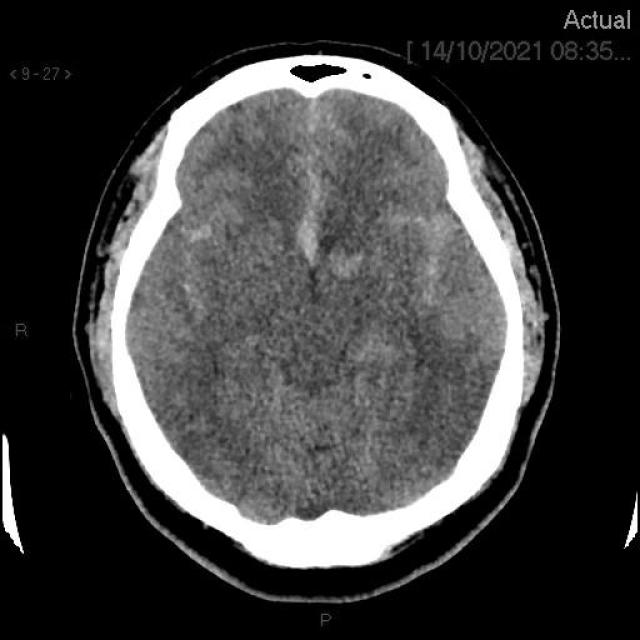
#> input picture data/ct_scan/Tumor/ct_tumor (1463).jpg, 640 x 640 px
$ jupyter execute preprocessing.ipynb
#> lines starting #> are read from the running program, lines starting #| are printed output that depends on the picture; after the words box and inside, x2 and y2 are one past the last pixel; in counts of white or black regions, pixels touching at a corner belong together
#> further down, img is the input picture: shape (640, 640); min 0, max 255, mean 62.7
[cell 1]
import cv2
import os
import numpy as np

[cell 2]
BASE_DIR = os.path.abspath(os.path.join(os.getcwd(), ".."))

input_dir = os.path.join(BASE_DIR, "data", "ct_scan")
output_dir = os.path.join(BASE_DIR, "data", "preprocessed")

# Create output folders
os.makedirs(os.path.join(output_dir, "Tumor"), exist_ok=True)
os.makedirs(os.path.join(output_dir, "NORMAL"), exist_ok=True)

[cell 3]
def add_contrast(img):
  clahe = cv2.createCLAHE(clipLimit=2.0, tileGridSize=(8,8))
  img_clahe = clahe.apply(img)
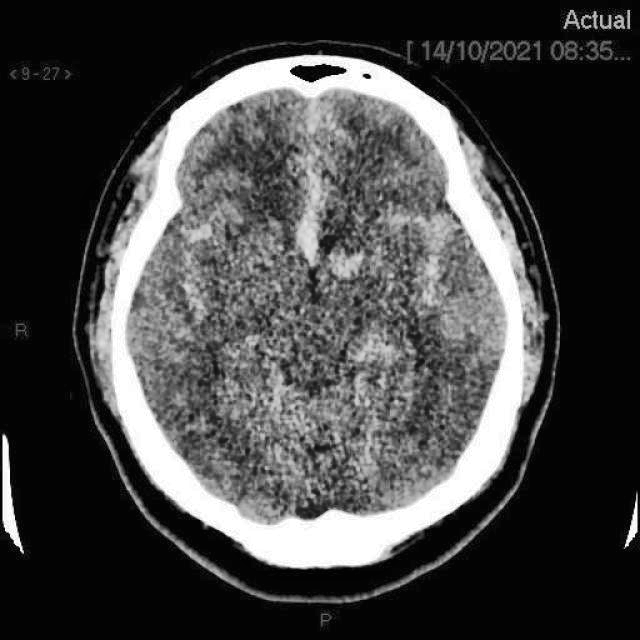
#> img_clahe: shape (640, 640); min 2, max 255, mean 68.6
  return img_clahe

[cell 4]
def crop_brain_ct(img):
    norm = cv2.normalize(img, None, 0, 255, cv2.NORM_MINMAX).astype(np.uint8)
    _, thresh = cv2.threshold(norm, 0, 255, cv2.THRESH_OTSU)
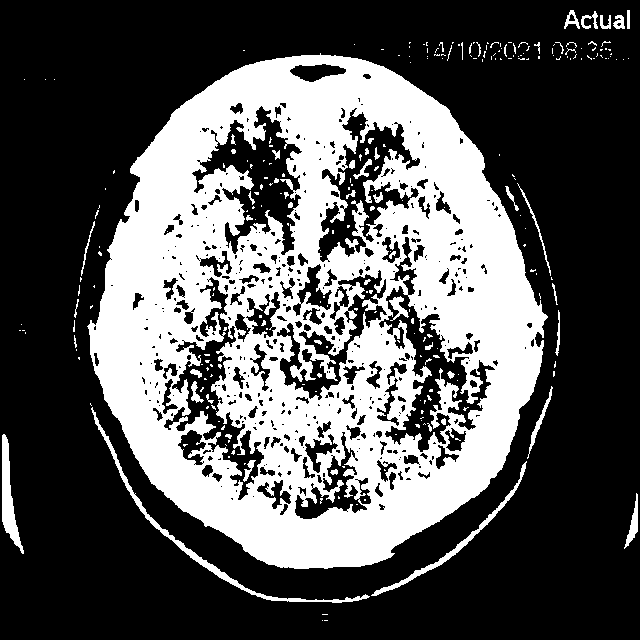
#> thresh: shape (640, 640); 34.2% white; 265 white regions (211 under 20 px)
    conts, _ = cv2.findContours(thresh, cv2.RETR_EXTERNAL, cv2.CHAIN_APPROX_SIMPLE)
#> conts = 136 contours, 121 with area under 20; largest, box (x1, y1, x2, y2) and area: (87, 53, 548, 569) 174876, (91, 407, 370, 603) 1212, (2, 434, 24, 554) 922, (371, 461, 527, 596) 758, (624, 493, 638, 549) 222

    if len(conts) == 0:
        return img

    c = max(conts, key=cv2.contourArea)
#> c = contour of 804 points, box (x1, y1, x2, y2) (87, 53, 548, 569), area 174876
    x, y, w, h = cv2.boundingRect(c)
#> x = 87; y = 53; w = 461; h = 516
    return img[y:y+h, x:x+w]
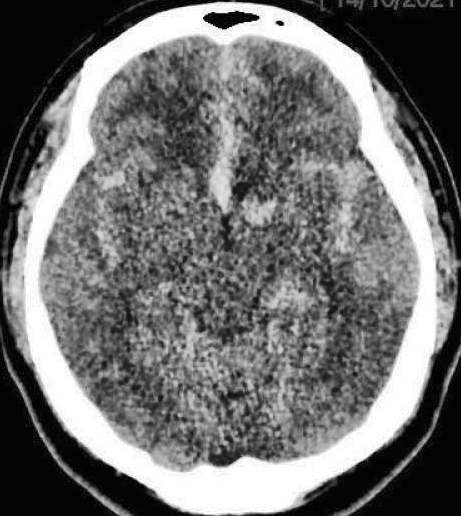
#> returned value: shape (516, 461); min 2, max 255, mean 112

[cell 5]
print("INPUT DIR:", input_dir)
print("Exists:", os.path.exists(input_dir))

print("Tumor exists:", os.path.exists(os.path.join(input_dir, "Tumor")))


for cls in ["Tumor", "NORMAL"]:
    src = os.path.join(input_dir, cls)
    dst = os.path.join(output_dir, cls)

    for filename in os.listdir(src):
        path = os.path.join(src, filename)
        img = cv2.imread(path, cv2.IMREAD_GRAYSCALE)

        if img is None:
            print("Skipping:", filename)
            continue

        # 1. Apply CT windowing
        img = add_contrast(img)

        # 2. Crop to skull/brain
        img = crop_brain_ct(img)

        # 3. Resize to model size
        img = cv2.resize(img, (224, 224))
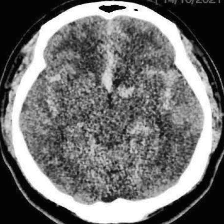
#> img: shape (224, 224); min 2, max 255, mean 111.9

        # 4. Expand to 3-channel
        img = np.stack([img, img, img], axis=-1)  # shape: (224,224,3)
#> img: shape (224, 224, 3)

        # 5. Save final output
        save_path = os.path.join(dst, filename)
        cv2.imwrite(save_path, img)

        print("Processed:", filename)
#> pass 2 of the loop `for cls in ["Tumor", "NORMAL"]:`:
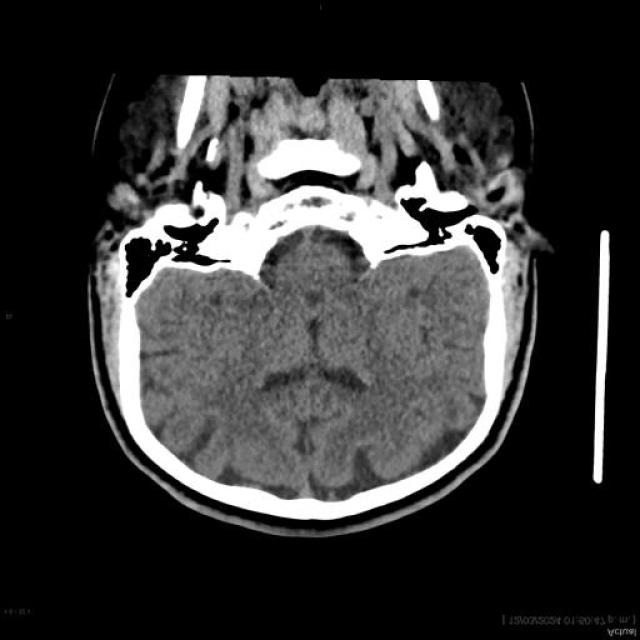
#> input picture data/ct_scan/NORMAL/ct_healthy (1078).jpg, 640 x 640 px
#> img is the input picture: shape (640, 640); min 0, max 255, mean 53.5
#> in crop_brain_ct (call 2), `_, thresh = cv2.threshold(norm, 0, 255, cv2.THRESH_OTSU)`:
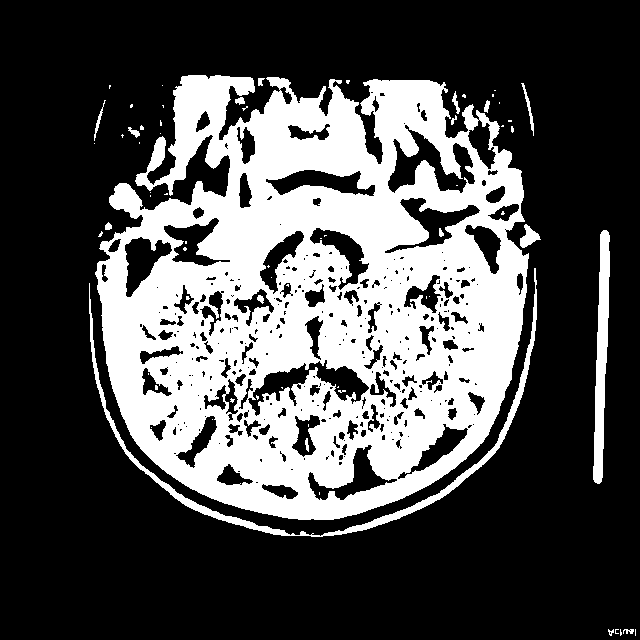
#> thresh: shape (640, 640); 31.1% white; 67 white regions (49 under 20 px)
#> conts = 41 contours, 28 with area under 20; largest, box (x1, y1, x2, y2) and area: (95, 75, 529, 520) 148731, (89, 268, 537, 537) 3107, (593, 230, 610, 484) 2225, (520, 224, 541, 248) 224, (521, 83, 534, 136) 88
#> c = contour of 1378 points, box (x1, y1, x2, y2) (95, 75, 529, 520), area 148731
#> x = 95; y = 75; w = 434; h = 445
#> in crop_brain_ct (call 2), `return img[y:y+h, x:x+w]`:
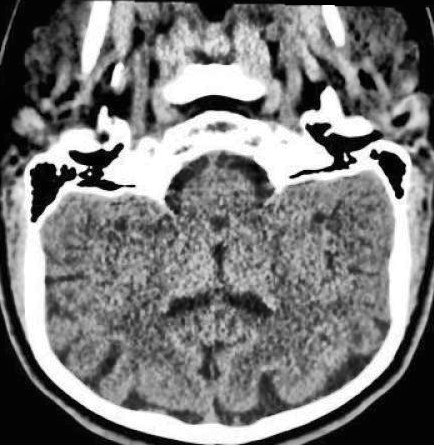
#> returned value: shape (445, 434); min 1, max 255, mean 120.8

print("✔ Finished preprocessing CT scans.")
